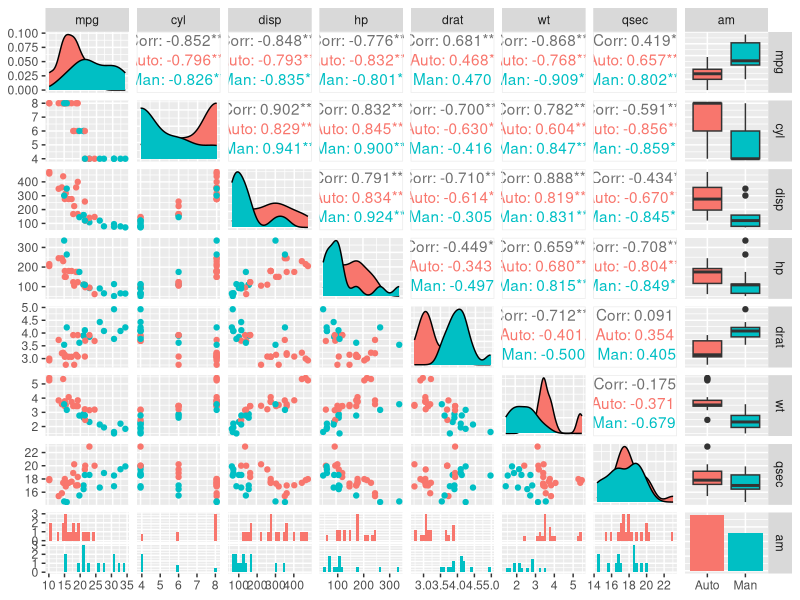
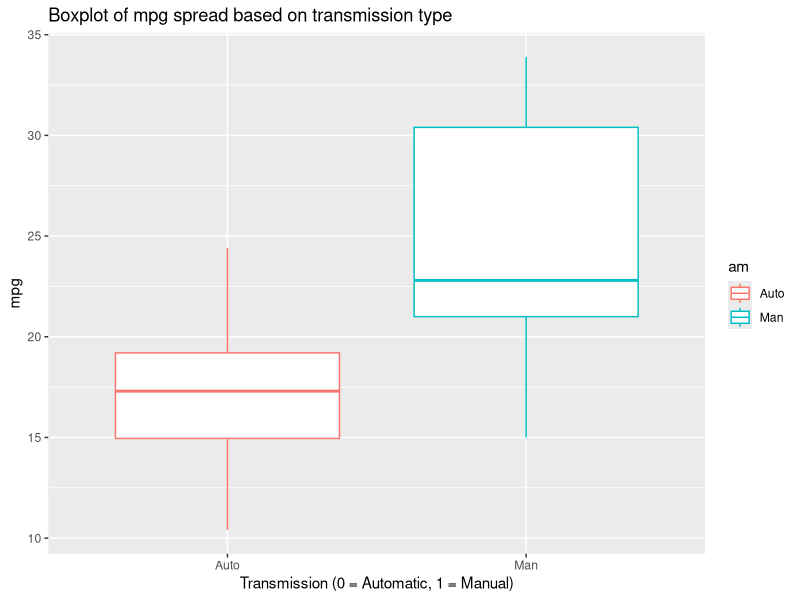
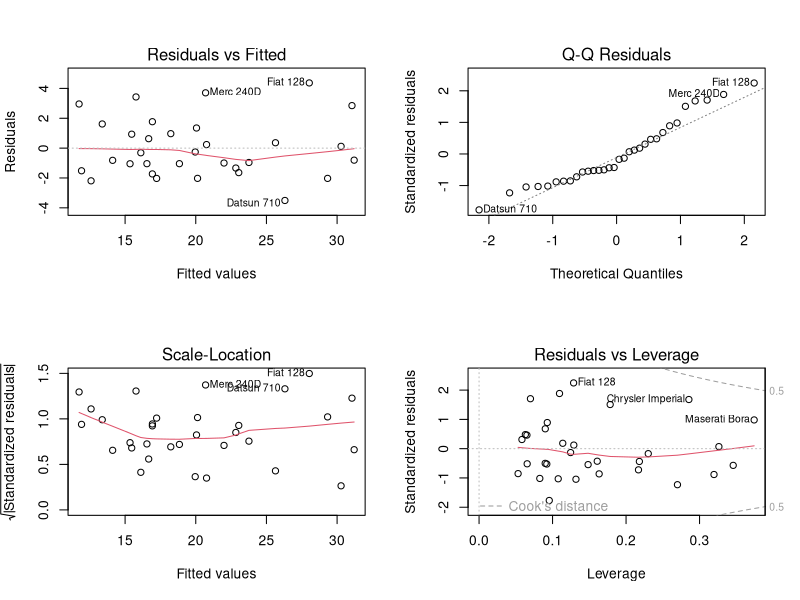

These charts were generated, in order, by the following R code:
## ---- chunk 1
library(ggplot2)
library(GGally)
## ---- chunk 2
data(mtcars)
## ---- chunk 3
head(mtcars)
## ---- chunk 4
mtcars$am <- factor(mtcars$am, levels=c(0,1), labels=c('Auto', 'Man'))
columnsForFactors = c(8,10,11) 
mtcars[,columnsForFactors] <- lapply(mtcars[,columnsForFactors] , factor)
corPlot <- ggpairs(mtcars[,-columnsForFactors] ,mapping = aes(color = am))
## ---- chunk 5
fitTransmission <- lm(mpg ~ am,data=mtcars)
summaryFitTx <- summary(fitTransmission)
summaryFitTx$coefficients #hidden to restrict main text size
## ---- chunk 6
summaryFitTx$adj.r.squared
## ---- chunk 7
fitWeightTx <- lm(mpg ~ wt + am ,data=mtcars)
summaryfitWeightTx <- summary(fitWeightTx)
summaryfitWeightTx$coefficients #hidden to restrict main text size
## ---- chunk 8
summaryfitWeightTx$adj.r.squared
## ---- chunk 9
fitWeightInterTx <- lm(mpg ~ wt:am + am ,data=mtcars)
summaryfitWeightInterTx <- summary(fitWeightInterTx)
summaryfitWeightInterTx$coefficients #hidden to restrict main text size
## ---- chunk 10
summaryfitWeightInterTx$adj.r.squared
## ---- chunk 11
fitWt_TxQsec <- lm(mpg ~ wt:am + am + qsec,data=mtcars)
summaryfitWt_TxQsec <- summary(fitWt_TxQsec)
summaryfitWt_TxQsec$coefficients #hidden to restrict main text size
## ---- chunk 12
summaryfitWt_TxQsec$adj.r.squared 
## ---- chunk 13
fitmod5 <- lm(mpg ~ wt:am + am + qsec + gear,data=mtcars)
summaryfitmod5 <- summary(fitmod5)
summaryfitmod5$coefficients #hidden to restrict main text size
## ---- chunk 14
summaryfitmod5$adj.r.squared
## ---- chunk 15
corPlot
## ---- chunk 16
ggplot(data = mtcars,aes(am, mpg, color=am)) + geom_boxplot() + xlab("Transmission (0 = Automatic, 1 = Manual)") + ggtitle("Boxplot of mpg spread based on transmission type")
## ---- chunk 17
par(mfrow = c(2, 2))
plot(fitWt_TxQsec)
